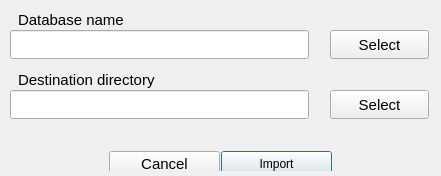
<?xml version="1.0" encoding="UTF-8"?>
<ui version="4.0">
 <class>kbvDBImportClass</class>
 <widget class="QDialog" name="kbvDBImportClass">
  <property name="windowModality">
   <enum>Qt::WindowModal</enum>
  </property>
  <property name="geometry">
   <rect>
    <x>0</x>
    <y>0</y>
    <width>441</width>
    <height>176</height>
   </rect>
  </property>
  <property name="sizePolicy">
   <sizepolicy hsizetype="Preferred" vsizetype="Preferred">
    <horstretch>0</horstretch>
    <verstretch>0</verstretch>
   </sizepolicy>
  </property>
  <property name="minimumSize">
   <size>
    <width>441</width>
    <height>171</height>
   </size>
  </property>
  <property name="windowTitle">
   <string notr="true"/>
  </property>
  <property name="toolTip">
   <string notr="true"/>
  </property>
  <property name="statusTip">
   <string notr="true"/>
  </property>
  <property name="whatsThis">
   <string notr="true"/>
  </property>
  <property name="accessibleName">
   <string notr="true"/>
  </property>
  <property name="accessibleDescription">
   <string notr="true"/>
  </property>
  <property name="autoFillBackground">
   <bool>true</bool>
  </property>
  <property name="windowFilePath">
   <string notr="true"/>
  </property>
  <property name="modal">
   <bool>true</bool>
  </property>
  <widget class="QPushButton" name="dbButtonTarget">
   <property name="enabled">
    <bool>true</bool>
   </property>
   <property name="geometry">
    <rect>
     <x>330</x>
     <y>90</y>
     <width>99</width>
     <height>29</height>
    </rect>
   </property>
   <property name="minimumSize">
    <size>
     <width>99</width>
     <height>29</height>
    </size>
   </property>
   <property name="font">
    <font>
     <pointsize>11</pointsize>
    </font>
   </property>
   <property name="toolTip">
    <string notr="true"/>
   </property>
   <property name="statusTip">
    <string notr="true"/>
   </property>
   <property name="whatsThis">
    <string notr="true"/>
   </property>
   <property name="accessibleName">
    <string notr="true"/>
   </property>
   <property name="accessibleDescription">
    <string notr="true"/>
   </property>
   <property name="text">
    <string notr="true">Select</string>
   </property>
   <property name="autoDefault">
    <bool>false</bool>
   </property>
  </widget>
  <widget class="QPushButton" name="dbButtonName">
   <property name="enabled">
    <bool>true</bool>
   </property>
   <property name="geometry">
    <rect>
     <x>330</x>
     <y>30</y>
     <width>99</width>
     <height>29</height>
    </rect>
   </property>
   <property name="minimumSize">
    <size>
     <width>99</width>
     <height>29</height>
    </size>
   </property>
   <property name="font">
    <font>
     <pointsize>11</pointsize>
    </font>
   </property>
   <property name="toolTip">
    <string notr="true"/>
   </property>
   <property name="statusTip">
    <string notr="true"/>
   </property>
   <property name="whatsThis">
    <string notr="true"/>
   </property>
   <property name="accessibleName">
    <string notr="true"/>
   </property>
   <property name="accessibleDescription">
    <string notr="true"/>
   </property>
   <property name="text">
    <string notr="true">Select</string>
   </property>
   <property name="autoDefault">
    <bool>false</bool>
   </property>
  </widget>
  <widget class="QWidget" name="horizontalLayoutWidget">
   <property name="geometry">
    <rect>
     <x>10</x>
     <y>140</y>
     <width>421</width>
     <height>31</height>
    </rect>
   </property>
   <layout class="QHBoxLayout" name="horizontalLayout">
    <property name="spacing">
     <number>1</number>
    </property>
    <item>
     <spacer name="horizontalSpacer_2">
      <property name="orientation">
       <enum>Qt::Horizontal</enum>
      </property>
      <property name="sizeHint" stdset="0">
       <size>
        <width>40</width>
        <height>20</height>
       </size>
      </property>
     </spacer>
    </item>
    <item>
     <widget class="QPushButton" name="dbButtonCancel">
      <property name="sizePolicy">
       <sizepolicy hsizetype="MinimumExpanding" vsizetype="Fixed">
        <horstretch>0</horstretch>
        <verstretch>0</verstretch>
       </sizepolicy>
      </property>
      <property name="minimumSize">
       <size>
        <width>111</width>
        <height>25</height>
       </size>
      </property>
      <property name="font">
       <font>
        <pointsize>11</pointsize>
       </font>
      </property>
      <property name="text">
       <string notr="true">Cancel</string>
      </property>
      <property name="checkable">
       <bool>false</bool>
      </property>
      <property name="autoDefault">
       <bool>false</bool>
      </property>
     </widget>
    </item>
    <item>
     <widget class="QPushButton" name="dbButtonOk">
      <property name="sizePolicy">
       <sizepolicy hsizetype="MinimumExpanding" vsizetype="Fixed">
        <horstretch>0</horstretch>
        <verstretch>0</verstretch>
       </sizepolicy>
      </property>
      <property name="minimumSize">
       <size>
        <width>111</width>
        <height>25</height>
       </size>
      </property>
      <property name="text">
       <string notr="true">Import</string>
      </property>
      <property name="checkable">
       <bool>false</bool>
      </property>
      <property name="default">
       <bool>false</bool>
      </property>
     </widget>
    </item>
    <item>
     <spacer name="horizontalSpacer">
      <property name="orientation">
       <enum>Qt::Horizontal</enum>
      </property>
      <property name="sizeHint" stdset="0">
       <size>
        <width>40</width>
        <height>20</height>
       </size>
      </property>
     </spacer>
    </item>
   </layout>
  </widget>
  <widget class="QLabel" name="dbNameLbl">
   <property name="geometry">
    <rect>
     <x>18</x>
     <y>10</y>
     <width>281</width>
     <height>20</height>
    </rect>
   </property>
   <property name="font">
    <font>
     <pointsize>11</pointsize>
     <weight>50</weight>
     <bold>false</bold>
    </font>
   </property>
   <property name="toolTip">
    <string notr="true"/>
   </property>
   <property name="statusTip">
    <string notr="true"/>
   </property>
   <property name="whatsThis">
    <string notr="true"/>
   </property>
   <property name="accessibleName">
    <string notr="true"/>
   </property>
   <property name="accessibleDescription">
    <string notr="true"/>
   </property>
   <property name="text">
    <string notr="true">Database name</string>
   </property>
   <property name="textInteractionFlags">
    <set>Qt::NoTextInteraction</set>
   </property>
  </widget>
  <widget class="QLineEdit" name="dbLineEdit1">
   <property name="geometry">
    <rect>
     <x>10</x>
     <y>30</y>
     <width>299</width>
     <height>29</height>
    </rect>
   </property>
   <property name="sizePolicy">
    <sizepolicy hsizetype="Expanding" vsizetype="Fixed">
     <horstretch>0</horstretch>
     <verstretch>0</verstretch>
    </sizepolicy>
   </property>
   <property name="minimumSize">
    <size>
     <width>299</width>
     <height>29</height>
    </size>
   </property>
   <property name="toolTip">
    <string notr="true"/>
   </property>
   <property name="statusTip">
    <string notr="true"/>
   </property>
   <property name="whatsThis">
    <string notr="true"/>
   </property>
   <property name="accessibleName">
    <string notr="true"/>
   </property>
   <property name="accessibleDescription">
    <string notr="true"/>
   </property>
   <property name="inputMask">
    <string notr="true"/>
   </property>
   <property name="text">
    <string notr="true"/>
   </property>
  </widget>
  <widget class="QLabel" name="dbTargetLbl">
   <property name="enabled">
    <bool>true</bool>
   </property>
   <property name="geometry">
    <rect>
     <x>18</x>
     <y>70</y>
     <width>281</width>
     <height>20</height>
    </rect>
   </property>
   <property name="font">
    <font>
     <pointsize>11</pointsize>
    </font>
   </property>
   <property name="toolTip">
    <string notr="true"/>
   </property>
   <property name="statusTip">
    <string notr="true"/>
   </property>
   <property name="whatsThis">
    <string notr="true"/>
   </property>
   <property name="accessibleName">
    <string notr="true"/>
   </property>
   <property name="accessibleDescription">
    <string notr="true"/>
   </property>
   <property name="text">
    <string notr="true">Destination directory</string>
   </property>
   <property name="textInteractionFlags">
    <set>Qt::NoTextInteraction</set>
   </property>
  </widget>
  <widget class="QLineEdit" name="dbLineEdit2">
   <property name="enabled">
    <bool>true</bool>
   </property>
   <property name="geometry">
    <rect>
     <x>10</x>
     <y>90</y>
     <width>299</width>
     <height>29</height>
    </rect>
   </property>
   <property name="minimumSize">
    <size>
     <width>299</width>
     <height>29</height>
    </size>
   </property>
   <property name="toolTip">
    <string notr="true"/>
   </property>
   <property name="statusTip">
    <string notr="true"/>
   </property>
   <property name="whatsThis">
    <string notr="true"/>
   </property>
   <property name="accessibleName">
    <string notr="true"/>
   </property>
   <property name="accessibleDescription">
    <string notr="true"/>
   </property>
   <property name="inputMask">
    <string notr="true"/>
   </property>
   <property name="text">
    <string notr="true"/>
   </property>
  </widget>
 </widget>
 <layoutdefault spacing="6" margin="11"/>
 <tabstops>
  <tabstop>dbButtonName</tabstop>
  <tabstop>dbButtonTarget</tabstop>
 </tabstops>
 <resources/>
 <connections/>
</ui>
